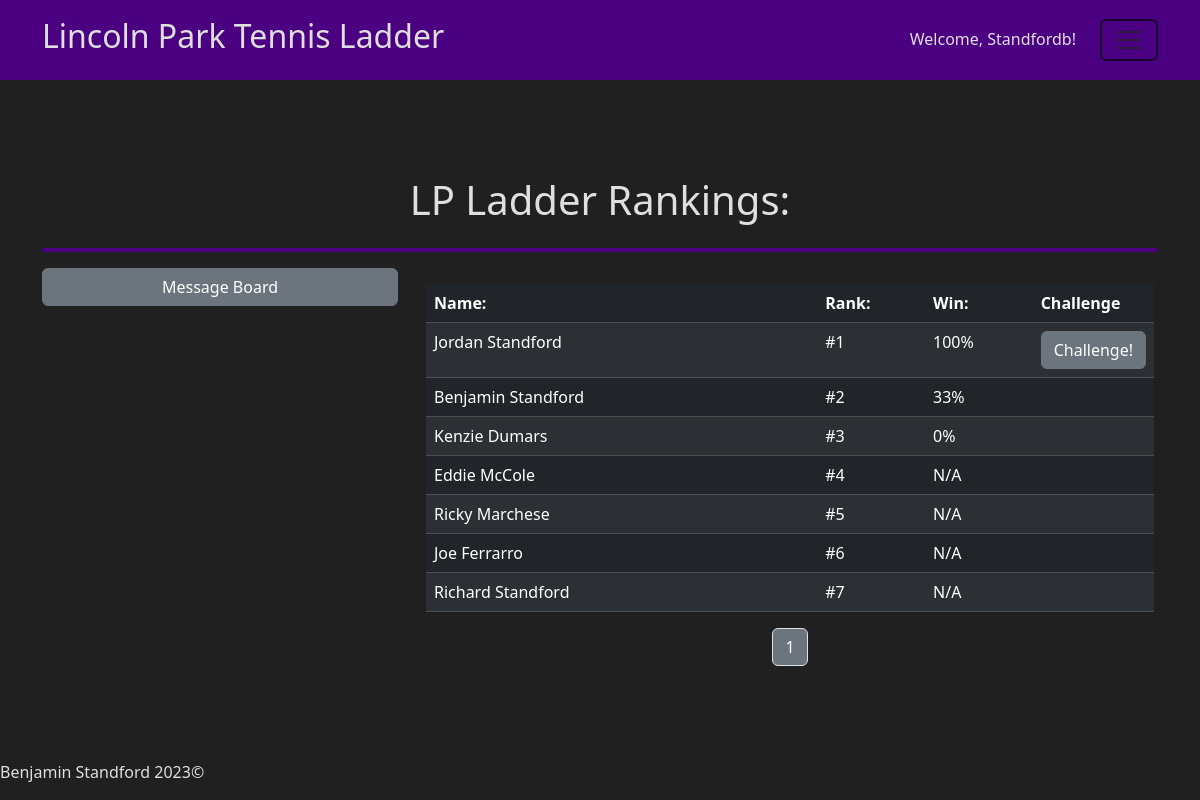
Screenshot of / (signed in) with the database file from the repository.
### app/helpers.py (models this page shows, shortened)
class User(db.Model):
    id = db.Column(db.Integer(), primary_key=True)
    first= db.Column(db.String(255), nullable=False)
    last = db.Column(db.String(255), nullable=False)
    username = db.Column(db.String(255), unique=True, nullable=False)
    password = db.Column(db.LargeBinary, nullable=False)
    salt = db.Column(db.LargeBinary, nullable=False)
    email = db.Column(db.String(255), unique=True, nullable=False)
    phone = db.Column(db.String(255))
    rank = db.Column(db.Integer(), default=0)
    date_joined = db.Column(db.DateTime, default=datetime.utcnow)
    matches = db.relationship("Match", secondary=user_match, backref="players")
    temp_matches = db.relationship("Temp_match", secondary=user_temp, backref="players")
    matches_won = db.relationship("Match", backref="winner", foreign_keys="Match.winner_id", lazy=True)
    matches_lost = db.relationship("Match", backref="loser", foreign_keys="Match.loser_id", lazy=True)
    temp_matches_won = db.relationship("Temp_match", backref="winner", foreign_keys="Temp_match.winner_id", lazy=True)
    temp_matches_lost = db.relationship("Temp_match", backref="loser", foreign_keys="Temp_match.loser_id", lazy=True)
    msg_sent = db.relationship("Chat", backref="sender", foreign_keys="Chat.sender_id", lazy=True)
    msg_received = db.relationship("Chat", backref="recipient", foreign_keys="Chat.recipient_id", lazy=True)

### app/routes.py (the view, shortened to what this page needs)
@app.route("/", methods=["GET", "POST"])
def index():
    if request.method == "GET":
        page = request.args.get('page')
        if page == None:
            page = 1
        players, pages = h.get_players(int(page))
        if "USER" in session:
            try:
                user = h.get_user()
            except KeyError:
                print("Exception caught! KeyError")
                user = None
        else:
            user = None
        messages = h.get_broadcast_messages()
        return render_template("index.html", players=players, pages=pages, user=user, spread=c.CHALLENGE_SPREAD, messages=messages)

### app/helpers.py (called while the page is built)
def get_user():
    user = User.query.filter_by(id=session["USER"]).first()
    return user

def get_players(page):
    results = c.RESULTS_PER_PAGE * page
    players = User.query.filter(User.rank.between(results-(c.RESULTS_PER_PAGE-1), results)).all()
    p = math.ceil(User.query.count() / c.RESULTS_PER_PAGE)
    x = 1
    pages = []
    while x <= p:
        pages.append(x)
        x += 1
    return players, pages

def get_broadcast_messages():
    messages = Chat.query.filter_by(broadcast=True).all()
    for message in messages:
        message.time = format_timestamp(message.timestamp)
    return messages

def format_timestamp(timestamp):
    timestamp = pytz.utc.localize(timestamp)
    timestamp = timestamp.astimezone(pytz.timezone("Us/Eastern"))
    time = timestamp.strftime(c.TIMESTAMP_FULL)
    return time

### app/templates/index.html (shortened to what this page needs)
{% extends "layout.html" %}
{% block main %}
    <div class="container">
        <div class="p-5"></div>
        <div class="row">
        <div class="col text-center"><h1>LP Ladder Rankings:</h1></div>
        </div>
        <hr class="border-4 opacity-100">
        <div class="row justify-content-center">
            <div class="col-12 col-md-4">
                    <button class="btn btn-secondary" id="chat-btn" style="width: 100%" type="button" data-bs-toggle="collapse" data-bs-target="#collapseExample" aria-expanded="false" aria-controls="collapseExample">
                        Message Board
                    </button>
            </div>
            <div class="col-12 col-md-8 p-3">
                <table class="table table-dark table-striped table-hover">
                    <thead>
                        <tr>
                            <th style="width: 55%">Name:</th>
                            <th style="width: 15%">Rank:</th>
                            <th style="width: 15%">Win:</th>
                            {% if 'USER' in session %}
                                <th style="width: 15%">Challenge</th>
                            {% endif %}
                        </tr>
                    </thead>
                    <tbody>
                        {% for player in players|sort(attribute='rank') %}
                            <tr>
                                <td><a href="/profile?id={{ player.id }}" style="text-decoration: none">{{ player.first }} {{ player.last }}</a></td>
                                <td>#{{ player.rank }}</td>
                                <td>{% if player.matches %}
                                        {{ ((player.matches_won|count/player.matches|count)*100)|round|int }}%
                                    {% else %}
                                        N/A
                                    {% endif %}
                                </td>
                                {% if 'USER' in session %}
                                    <td>
                                        {% if player.rank - user.rank in range(-spread, 0) %}
                                            <button class="btn btn-secondary">Challenge!</button>
                                        {% endif %}
                                    </td>
                                {% endif %}
                            </tr>
                        {% endfor %}
                    </tbody>
                </table>
                <nav aria-label="Page navigation">
                    <ul class="pagination justify-content-center">
                        {% for page in pages %}
                            <li class="page-item"><a class="page-link text-bg-secondary" href="/?page={{ page }}">{{ page }}</a></li>
                        {% endfor %}
                    </ul>
                  </nav>
            </div>
        </div>
    </div>
{% endblock %}

### app/templates/layout.html (shortened to what this page needs)
<!DOCTYPE <!DOCTYPE html>
<html lang="en">
    <head>
        <link href="https://cdn.jsdelivr.net/npm/bootstrap@5.3.2/dist/css/bootstrap.min.css" rel="stylesheet">
        <link rel="stylesheet" href={{ url_for("static", filename="styles.css") }}>
    </head>
    <body>
        <header class="sticky-top">
            <div class="container">
                {% if page == 'register' %}
                <div class="row align-items-center justify-content-between" id="header-row">
                    <div class="col-12 col-md-3 col-lg-5 text-center text-md-start">
                        <a href="/" id="logo" alt="Logo">
                            <h2>Lincoln Park Tennis Ladder</h2>
                        </a>
                    </div>
                    </div>
                        {% else %}
                        <div class="row align-items-center justify-content-between" id="header-row">
                            <div class="col-12 col-md-7 text-center text-md-start">
                                <a href="/" id="logo" alt="Logo">
                                    <h2>Lincoln Park Tennis Ladder</h2>
                                </a>
                            </div>
                        <div class="col-12 col-md-5">
                            <div class="row justify-content-center justify-content-md-end">
                                <div class="col-auto">
                                    <p>Welcome, <a href="/profile?id={{ session['USER'] }}" class="plain">{{ session['USERNAME'] }}! </a></p>
                                </div>
                                <div class="col-auto">
                                    <div class="navbar">
                                        <button class="navbar-toggler" type="button" data-bs-toggle="dropdown" aria-expanded="false">
                                            <span class="navbar-toggler-icon"></span>
                                        </button>
                                    </div>
                                </div>
                        </div>
                    {% endif %}
                </div>
            </div>
        </header>
        <main>
            {% block main %}
            {% endblock %}
            <div class="p-5"></div>
        </main>
        <footer class="fixed-bottom">
            <address>Benjamin Standford 2023©</address>
        </footer>
    </body>
</html>

### app/static/styles.css (style rules this page uses)
body { background-color: #202020; color: #dfdfdf; }
header { background-color:indigo; }
a { color: inherit; text-decoration: none; }
hr { color:indigo; }
.navbar-toggler { border: 2px solid; }
#header-row { min-height: 80px; }

### rows the page displays
User: USERNAME "Standfordb", first "Benjamin", last "Standford", rank "2", matches_won "33"
User: first "Jordan", last "Standford", rank "1", matches_won "100", shows "Challenge!"
User: first "Kenzie", last "Dumars", rank "3", matches_won "0"
User: first "Eddie", last "McCole", rank "4", shows "N/A"
User: first "Ricky", last "Marchese", rank "5", shows "N/A"
User: first "Joe", last "Ferrarro", rank "6", shows "N/A"
User: first "Richard", last "Standford", rank "7", shows "N/A"

### other values shown
{{ page }} "1"
